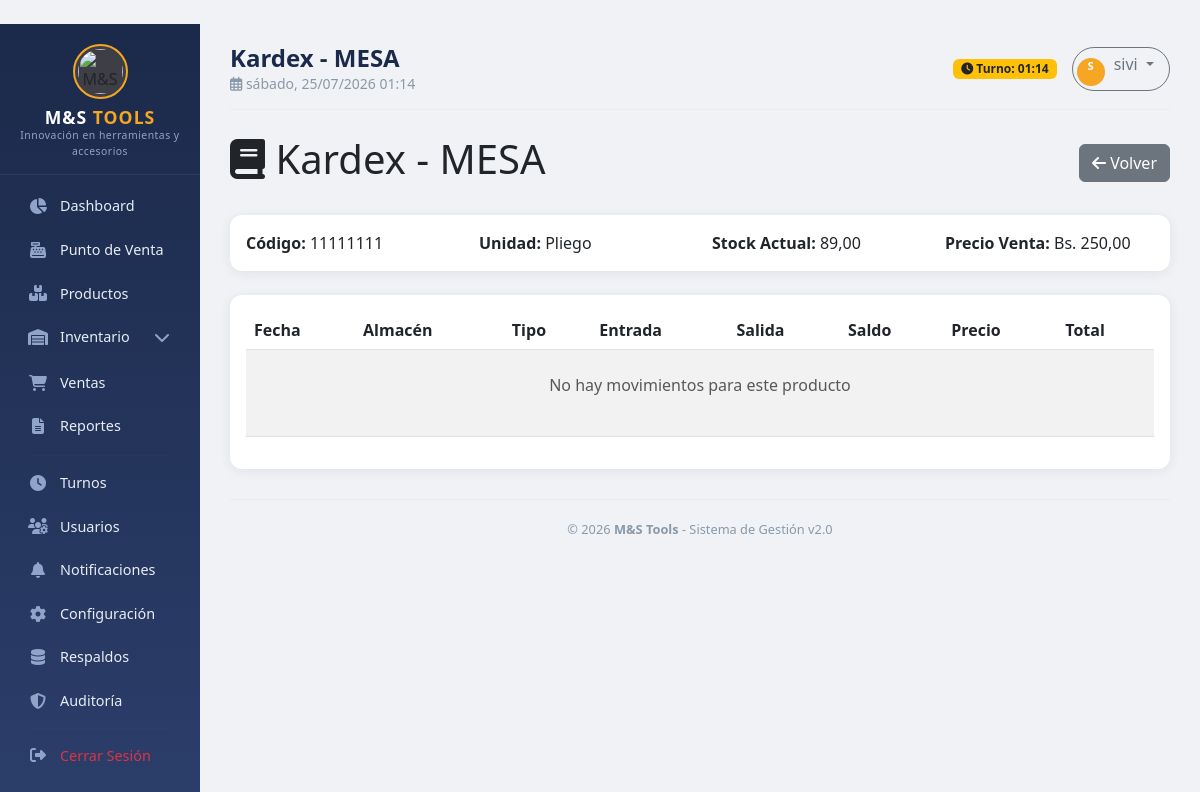
/inventory/kardex/1/ (signed in), run on the app's committed database.
### apps/products/models.py (models this page shows, shortened)
class Product(models.Model):
    code_level1 = models.CharField('Nivel 1', max_length=4, blank=True)
    code_level2 = models.CharField('Nivel 2', max_length=4, blank=True)
    code_level3 = models.CharField('Nivel 3', max_length=4, blank=True)
    code_level4 = models.CharField('Nivel 4', max_length=4, blank=True)
    barcode = models.CharField('Código de Barras', max_length=50, unique=True, blank=True, null=True)
    factory_code = models.CharField('Código de Fábrica', max_length=50, blank=True)
    name = models.CharField('Nombre', max_length=200)
    description = models.TextField('Descripción', blank=True)
    group = models.ForeignKey(ProductGroup, on_delete=models.SET_NULL, null=True, blank=True, related_name='products')
    category = models.ForeignKey(ProductCategory, on_delete=models.SET_NULL, null=True, blank=True, related_name='products')
    unit = models.CharField('Unidad', max_length=20, default='Unidad')
    purchase_price = models.DecimalField('Precio de Compra', max_digits=12, decimal_places=2, default=0)
    sale_price = models.DecimalField('Precio de Venta', max_digits=12, decimal_places=2, default=0)
    current_stock = models.DecimalField('Stock Actual', max_digits=12, decimal_places=2, default=0)
    min_stock = models.DecimalField('Stock Mínimo', max_digits=12, decimal_places=2, default=0)
    max_stock = models.DecimalField('Stock Máximo', max_digits=12, decimal_places=2, default=0)
    tags = models.ManyToManyField(Tag, blank=True, related_name='products', verbose_name='Etiquetas')
    is_active = models.BooleanField('Activo', default=True)
    created_at = models.DateTimeField('Creado', auto_now_add=True)
    updated_at = models.DateTimeField('Actualizado', auto_now=True)
    class Meta:
        verbose_name = 'Producto'
        verbose_name_plural = 'Productos'
        ordering = ['name']

### apps/inventory/views.py (the view, shortened to what this page needs)
# urls.py: path('kardex/<int:product_id>/', views.inventory_kardex, name='kardex'),
@login_required
def inventory_kardex(request, product_id):
    product = get_object_or_404(Product, id=product_id)
    movements = InventoryMovement.objects.filter(product=product).select_related('warehouse').order_by('date')
    kardex_data = []
    balance = Decimal('0')
    context = {
        'product': product,
        'kardex_data': kardex_data,
        'title': f'Kardex - {product.name}'
    }
    return render(request, 'inventory/kardex.html', context)

### apps/notifications/context_processors.py (called while the page is built)
def notifications_processor(request):
    if request.user.is_authenticated:
        notificaciones = Notification.objects.filter(
            user=request.user,
            is_read=False
        ).order_by('-created_at')[:10]
        total_no_leidas = Notification.objects.filter(
            user=request.user,
            is_read=False
        ).count()
        return {
            'notificaciones': notificaciones,
            'total_notificaciones': total_no_leidas
        }
    return {
        'notificaciones': [],
        'total_notificaciones': 0
    }

### templates/inventory/kardex.html (shortened to what this page needs)
﻿{% extends 'base/base.html' %}
{% load static %}
{% block content %}
<div class="d-flex justify-content-between align-items-center mb-4">
    <h1><i class="fas fa-book"></i> Kardex - {{ product.name }}</h1>
    <a href="{% url 'inventory:list' %}" class="btn btn-secondary">
        <i class="fas fa-arrow-left"></i> Volver
    </a>
</div>
<div class="card mb-4">
    <div class="card-body">
        <div class="row">
            <div class="col-md-3">
                <strong>Código:</strong> {{ product.barcode|default:"-" }}
            </div>
            <div class="col-md-3">
                <strong>Unidad:</strong> {{ product.unit }}
            </div>
            <div class="col-md-3">
                <strong>Stock Actual:</strong> {{ product.current_stock }}
            </div>
            <div class="col-md-3">
                <strong>Precio Venta:</strong> Bs. {{ product.sale_price }}
            </div>
        </div>
    </div>
</div>
<div class="card">
    <div class="card-body">
        <div class="table-responsive">
            <table class="table table-striped table-hover">
                <thead>
                    <tr>
                        <th>Fecha</th>
                        <th>Almacén</th>
                        <th>Tipo</th>
                        <th>Entrada</th>
                        <th>Salida</th>
                        <th>Saldo</th>
                        <th>Precio</th>
                        <th>Total</th>
                    </tr>
                </thead>
                <tbody>
                    {% for item in kardex_data %}
                    <tr>
                        <td>{{ item.date|date:"d/m/Y H:i" }}</td>
                        <td>{{ item.warehouse }}</td>
                        <td>
                            {% if item.type == 'ENTRADA' %}
                                <span class="badge bg-success">Entrada</span>
                            {% else %}
                                <span class="badge bg-danger">Salida</span>
                            {% endif %}
                        </td>
                        <td>{% if item.type == 'ENTRADA' %}{{ item.quantity }}{% else %}-{% endif %}</td>
                        <td>{% if item.type == 'SALIDA' %}{{ item.quantity }}{% else %}-{% endif %}</td>
                        <td><strong>{{ item.balance }}</strong></td>
                        <td>Bs. {{ item.unit_price }}</td>
                        <td>Bs. {{ item.total }}</td>
                    </tr>
                    {% empty %}
                    <tr>
                        <td colspan="8" class="text-center py-4">
                            <p class="text-muted">No hay movimientos para este producto</p>
                        </td>
                    </tr>
                    {% endfor %}
                </tbody>
            </table>
        </div>
    </div>
</div>
{% endblock %}

### templates/base/base.html (shortened to what this page needs)
﻿<!DOCTYPE html>
<html lang="es">
<head>
    <link href="https://cdn.jsdelivr.net/npm/bootstrap@5.3.0/dist/css/bootstrap.min.css" rel="stylesheet">
    <link rel="stylesheet" href="https://cdnjs.cloudflare.com/ajax/libs/font-awesome/6.4.0/css/all.min.css">
</head>
<body>
    <div class="container-fluid">
        <div class="row">
            <div class="col-md-2 col-lg-2 d-none d-md-block sidebar p-0">
                <div class="logo">
    <div class="logo-icon">
        <img src="/media/logos/logo_redondo.png" alt="M&S Tools" style="width: 45px; height: 45px; object-fit: contain; border-radius: 50%;">
    </div>
    <h5>M&S <span>TOOLS</span></h5>
    <small>Innovación en herramientas y accesorios</small>
</div>
                <div class="nav-section">
                    <a class="nav-link {% if request.resolver_match.url_name == 'dashboard' %}active{% endif %}" href="{% url 'core:dashboard' %}">
                        <i class="fas fa-chart-pie"></i> Dashboard
                    </a>
                    <a class="nav-link" href="{% url 'sales:pos' %}">
                        <i class="fas fa-cash-register"></i> Punto de Venta
                    </a>
                    <a class="nav-link" href="{% url 'products:list' %}">
                        <i class="fas fa-boxes"></i> Productos
                    </a>
                    <div class="submenu-toggle nav-link" onclick="toggleSubmenu(this)">
                        <i class="fas fa-warehouse"></i> Inventario
                        <span class="chevron"><i class="fas fa-chevron-down"></i></span>
                    </div>
                    <a class="nav-link" href="{% url 'sales:list' %}">
                        <i class="fas fa-shopping-cart"></i> Ventas
                    </a>
<a class="nav-link" href="{% url 'reports:dashboard' %}">
    <i class="fas fa-file-alt"></i> Reportes
</a>
                    <hr class="sidebar-divider">
                    <a class="nav-link" href="{% url 'users:shift_dashboard' %}">
                        <i class="fas fa-clock"></i> Turnos
                    </a>
                    {% if user.is_superuser %}
                    <a class="nav-link" href="{% url 'users:list' %}">
                        <i class="fas fa-users-cog"></i> Usuarios
                    </a>
                    {% endif %}
                    <a class="nav-link" href="{% url 'notifications:list' %}">
                        <i class="fas fa-bell"></i> Notificaciones
                    </a>
                    {% if user.is_superuser %}
                    <a class="nav-link" href="{% url 'core:settings' %}">
                        <i class="fas fa-cog"></i> Configuración
                    </a>
                    {% endif %}
                    {% if user.is_superuser %}
                    <a class="nav-link" href="{% url 'backup:list' %}">
                        <i class="fas fa-database"></i> Respaldos
                    </a>
                    {% endif %}
                    {% if user.is_superuser %}
                    <a class="nav-link" href="{% url 'audit:dashboard' %}">
                        <i class="fas fa-shield-alt"></i> Auditoría
                    </a>
                    {% endif %}
                    <hr class="sidebar-divider">
                    <a class="nav-link text-danger" href="{% url 'core:logout' %}">
                        <i class="fas fa-sign-out-alt"></i> Cerrar Sesión
                    </a>
                </div>
            </div>
            <div class="col-md-10 col-lg-10 main-content">
                <div class="top-bar">
                    <div>
                        <h4>{% block page_title %}{{ title|default:"Dashboard" }}{% endblock %}</h4>
                        <small><i class="far fa-calendar-alt"></i> {% now "l, d/m/Y H:i" %}</small>
                    </div>
                    <div class="user-info">
                        <span class="badge bg-warning text-dark">
                            <i class="fas fa-clock"></i> Turno: {% now "H:i" %}
                        </span>
                        <div class="dropdown">
                            <button class="btn btn-outline-secondary dropdown-toggle" type="button" data-bs-toggle="dropdown" style="border-radius: 30px; padding: 4px 15px 4px 4px;">
                                <span class="user-avatar" style="display: inline-block; width: 28px; height: 28px; font-size: 0.7rem; margin-right: 5px;">
                                    {{ user.username|first|upper }}
                                </span>
                                {{ user.username|default:"Invitado" }}
                            </button>
                        </div>
                    </div>
                </div>
                {% block content %}{% endblock %}
                <div class="footer">
                    &copy; {% now "Y" %} <strong>M&S Tools</strong> - Sistema de Gestión v2.0
                </div>
            </div>
        </div>
    </div>
</body>
</html>

### templates/base/base.html (style rules this page uses)
:root { --primary-dark: #1B2A4A; --primary-medium: #2C3E6B; --primary-light: #3A5A8C; --accent-gold: #F5A623; --accent-gold-light: #F7C948; --text-light: #E8EDF5; --text-muted: #8FA4C8; --sidebar-bg: #1B2A4A; --sidebar-hover: rgba(245, 166, 35, 0.15); --sidebar-active: #F5A623; }
* { margin: 0; padding: 0; box-sizing: border-box; }
body { background-color: #F0F2F5; font-family: 'Segoe UI', Tahoma, Geneva, Verdana, sans-serif; }
.sidebar { min-height: 100vh; background: linear-gradient(180deg, #1B2A4A 0%, #2C3E6B 100%); padding: 0; position: sticky; top: 0; overflow-y: auto; height: 100vh; scrollbar-width: thin; scrollbar-color: var(--accent-gold) transparent; }
.logo { text-align: center; padding: 20px 0 15px 0; border-bottom: 1px solid rgba(255,255,255,0.08); }
.logo-icon { width: 55px; height: 55px; background: rgba(245, 166, 35, 0.15); border-radius: 50%; display: flex; align-items: center; justify-content: center; margin: 0 auto 8px auto; border: 2px solid var(--accent-gold); }
.logo h5 { color: #fff; margin: 0; font-weight: 700; font-size: 1.1rem; letter-spacing: 1px; }
.logo h5 span { color: var(--accent-gold); }
.logo small { color: var(--text-muted); font-size: 0.65rem; letter-spacing: 0.5px; }
.nav-section { padding: 8px 12px 4px 12px; }
.sidebar .nav-link { color: var(--text-light); padding: 10px 16px; border-radius: 8px; margin: 2px 0; transition: all 0.25s ease; font-size: 0.9rem; display: flex; align-items: center; gap: 12px; }
.sidebar .nav-link i { width: 20px; text-align: center; font-size: 1rem; color: var(--text-muted); transition: color 0.3s; }
.submenu-toggle { cursor: pointer; user-select: none; }
.submenu-toggle .chevron { margin-left: auto; transition: transform 0.3s ease; font-size: 0.7rem; color: var(--text-muted); }
.sidebar-divider { border-color: rgba(255,255,255,0.06); margin: 6px 16px; }
.main-content { padding: 20px 30px; min-height: 100vh; }
.top-bar { display: flex; justify-content: space-between; align-items: center; margin-bottom: 25px; padding-bottom: 15px; border-bottom: 1px solid #E8ECF1; }
.top-bar h4 { font-weight: 600; color: var(--primary-dark); margin: 0; }
.top-bar small { color: #8899AA; }
.user-info { display: flex; align-items: center; gap: 15px; }
.user-avatar { width: 36px; height: 36px; border-radius: 50%; background: var(--accent-gold); color: #fff; display: flex; align-items: center; justify-content: center; font-weight: 600; font-size: 0.9rem; }
.card { border-radius: 12px; border: none; box-shadow: 0 2px 12px rgba(27, 42, 74, 0.08); transition: transform 0.2s, box-shadow 0.2s; }
.footer { text-align: center; padding: 20px 0 10px 0; color: #8899AA; font-size: 0.8rem; border-top: 1px solid #E8ECF1; margin-top: 30px; }

### data on the page
Product: name "MESA", barcode "11111111", unit "Pliego", current_stock "89,00", sale_price "250,00"

### other printed values
{{ title|default:"Dashboard" }} "Kardex - MESA"
{{ user.username|first|upper }} "S"
{{ user.username|default:"Invitado" }} "sivi"
